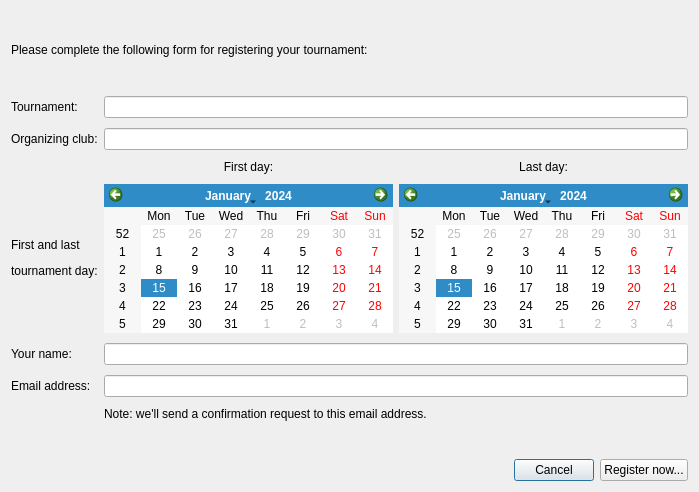
<?xml version="1.0" encoding="UTF-8"?>
<ui version="4.0">
 <class>DlgRegisterTournament</class>
 <widget class="QDialog" name="DlgRegisterTournament">
  <property name="geometry">
   <rect>
    <x>0</x>
    <y>0</y>
    <width>699</width>
    <height>492</height>
   </rect>
  </property>
  <property name="windowTitle">
   <string>Tournament Online Registration</string>
  </property>
  <layout class="QVBoxLayout" name="verticalLayout_2">
   <item>
    <layout class="QVBoxLayout" name="verticalLayout" stretch="0,0,0,1,0,0">
     <item>
      <spacer name="verticalSpacer_3">
       <property name="orientation">
        <enum>Qt::Vertical</enum>
       </property>
       <property name="sizeHint" stdset="0">
        <size>
         <width>20</width>
         <height>40</height>
        </size>
       </property>
      </spacer>
     </item>
     <item>
      <widget class="QLabel" name="label">
       <property name="text">
        <string>Please complete the following form for registering your tournament:</string>
       </property>
      </widget>
     </item>
     <item>
      <spacer name="verticalSpacer_2">
       <property name="orientation">
        <enum>Qt::Vertical</enum>
       </property>
       <property name="sizeHint" stdset="0">
        <size>
         <width>20</width>
         <height>40</height>
        </size>
       </property>
      </spacer>
     </item>
     <item>
      <layout class="QGridLayout" name="gridLayout" rowstretch="0,0,0,0,0,0,0">
       <property name="verticalSpacing">
        <number>10</number>
       </property>
       <item row="0" column="1" colspan="2">
        <widget class="QLineEdit" name="leTnmtName">
         <property name="maxLength">
          <number>60</number>
         </property>
        </widget>
       </item>
       <item row="1" column="0">
        <widget class="QLabel" name="label_4">
         <property name="text">
          <string>Organizing club:</string>
         </property>
        </widget>
       </item>
       <item row="3" column="1">
        <widget class="QCalendarWidget" name="cwFirst">
         <property name="gridVisible">
          <bool>false</bool>
         </property>
         <property name="dateEditEnabled">
          <bool>false</bool>
         </property>
        </widget>
       </item>
       <item row="4" column="0">
        <widget class="QLabel" name="label_5">
         <property name="text">
          <string>Your name:</string>
         </property>
        </widget>
       </item>
       <item row="5" column="1" colspan="2">
        <widget class="QLineEdit" name="leMail">
         <property name="maxLength">
          <number>60</number>
         </property>
        </widget>
       </item>
       <item row="3" column="2">
        <widget class="QCalendarWidget" name="cwLast"/>
       </item>
       <item row="5" column="0">
        <widget class="QLabel" name="label_6">
         <property name="text">
          <string>Email address:</string>
         </property>
        </widget>
       </item>
       <item row="4" column="1" colspan="2">
        <widget class="QLineEdit" name="leName">
         <property name="maxLength">
          <number>60</number>
         </property>
        </widget>
       </item>
       <item row="3" column="0">
        <widget class="QLabel" name="label_7">
         <property name="text">
          <string>&lt;html&gt;&lt;head/&gt;&lt;body&gt;&lt;p&gt;First and last&lt;/p&gt;&lt;p&gt;tournament day:&lt;/p&gt;&lt;/body&gt;&lt;/html&gt;</string>
         </property>
        </widget>
       </item>
       <item row="1" column="1" colspan="2">
        <widget class="QLineEdit" name="leClub">
         <property name="maxLength">
          <number>60</number>
         </property>
        </widget>
       </item>
       <item row="0" column="0">
        <widget class="QLabel" name="label_3">
         <property name="text">
          <string>Tournament:</string>
         </property>
        </widget>
       </item>
       <item row="6" column="1" colspan="2">
        <widget class="QLabel" name="label_2">
         <property name="text">
          <string>Note: we'll send a confirmation request to this email address.</string>
         </property>
        </widget>
       </item>
       <item row="2" column="1">
        <widget class="QLabel" name="label_8">
         <property name="text">
          <string>First day:</string>
         </property>
         <property name="alignment">
          <set>Qt::AlignCenter</set>
         </property>
        </widget>
       </item>
       <item row="2" column="2">
        <widget class="QLabel" name="label_9">
         <property name="text">
          <string>Last day:</string>
         </property>
         <property name="alignment">
          <set>Qt::AlignCenter</set>
         </property>
        </widget>
       </item>
      </layout>
     </item>
     <item>
      <spacer name="verticalSpacer">
       <property name="orientation">
        <enum>Qt::Vertical</enum>
       </property>
       <property name="sizeHint" stdset="0">
        <size>
         <width>20</width>
         <height>40</height>
        </size>
       </property>
      </spacer>
     </item>
     <item>
      <layout class="QHBoxLayout" name="horizontalLayout">
       <item>
        <spacer name="horizontalSpacer">
         <property name="orientation">
          <enum>Qt::Horizontal</enum>
         </property>
         <property name="sizeHint" stdset="0">
          <size>
           <width>40</width>
           <height>20</height>
          </size>
         </property>
        </spacer>
       </item>
       <item>
        <widget class="QPushButton" name="btnCancel">
         <property name="text">
          <string>Cancel</string>
         </property>
        </widget>
       </item>
       <item>
        <widget class="QPushButton" name="btnOkay">
         <property name="text">
          <string>Register now...</string>
         </property>
        </widget>
       </item>
      </layout>
     </item>
    </layout>
   </item>
  </layout>
 </widget>
 <tabstops>
  <tabstop>leTnmtName</tabstop>
  <tabstop>leClub</tabstop>
  <tabstop>cwFirst</tabstop>
  <tabstop>cwLast</tabstop>
  <tabstop>leName</tabstop>
  <tabstop>leMail</tabstop>
  <tabstop>btnOkay</tabstop>
  <tabstop>btnCancel</tabstop>
 </tabstops>
 <resources/>
 <connections>
  <connection>
   <sender>btnCancel</sender>
   <signal>clicked()</signal>
   <receiver>DlgRegisterTournament</receiver>
   <slot>reject()</slot>
   <hints>
    <hint type="sourcelabel">
     <x>528</x>
     <y>439</y>
    </hint>
    <hint type="destinationlabel">
     <x>349</x>
     <y>231</y>
    </hint>
   </hints>
  </connection>
  <connection>
   <sender>btnOkay</sender>
   <signal>clicked()</signal>
   <receiver>DlgRegisterTournament</receiver>
   <slot>onBtnOkayClicked()</slot>
   <hints>
    <hint type="sourcelabel">
     <x>631</x>
     <y>439</y>
    </hint>
    <hint type="destinationlabel">
     <x>349</x>
     <y>231</y>
    </hint>
   </hints>
  </connection>
  <connection>
   <sender>cwFirst</sender>
   <signal>selectionChanged()</signal>
   <receiver>DlgRegisterTournament</receiver>
   <slot>onFirstDayChanged()</slot>
   <hints>
    <hint type="sourcelabel">
     <x>271</x>
     <y>220</y>
    </hint>
    <hint type="destinationlabel">
     <x>349</x>
     <y>231</y>
    </hint>
   </hints>
  </connection>
  <connection>
   <sender>cwLast</sender>
   <signal>selectionChanged()</signal>
   <receiver>DlgRegisterTournament</receiver>
   <slot>onLastDayChanged()</slot>
   <hints>
    <hint type="sourcelabel">
     <x>551</x>
     <y>220</y>
    </hint>
    <hint type="destinationlabel">
     <x>349</x>
     <y>231</y>
    </hint>
   </hints>
  </connection>
 </connections>
 <slots>
  <slot>onBtnOkayClicked()</slot>
  <slot>onFirstDayChanged()</slot>
  <slot>onLastDayChanged()</slot>
 </slots>
</ui>
